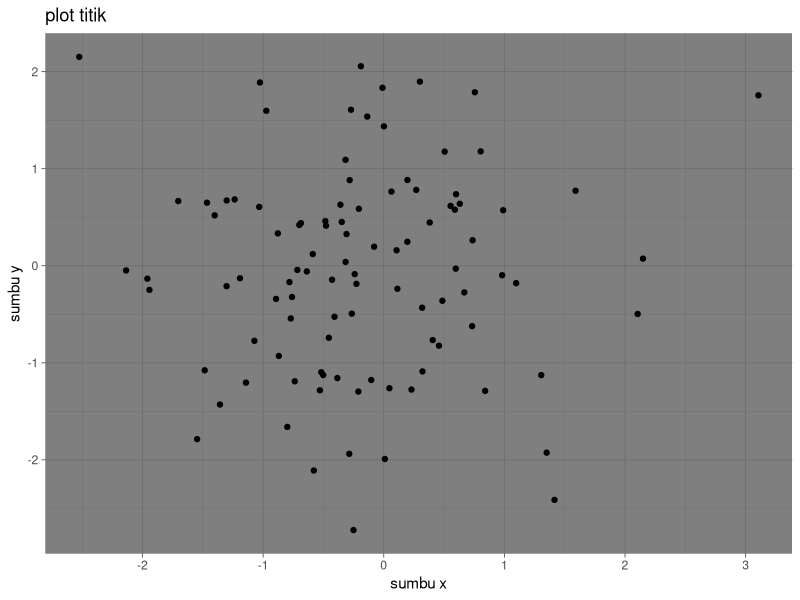
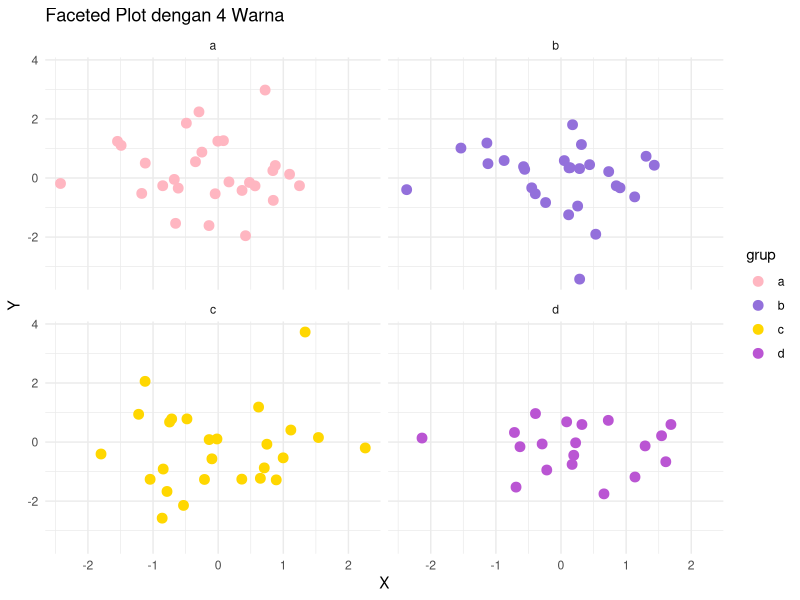
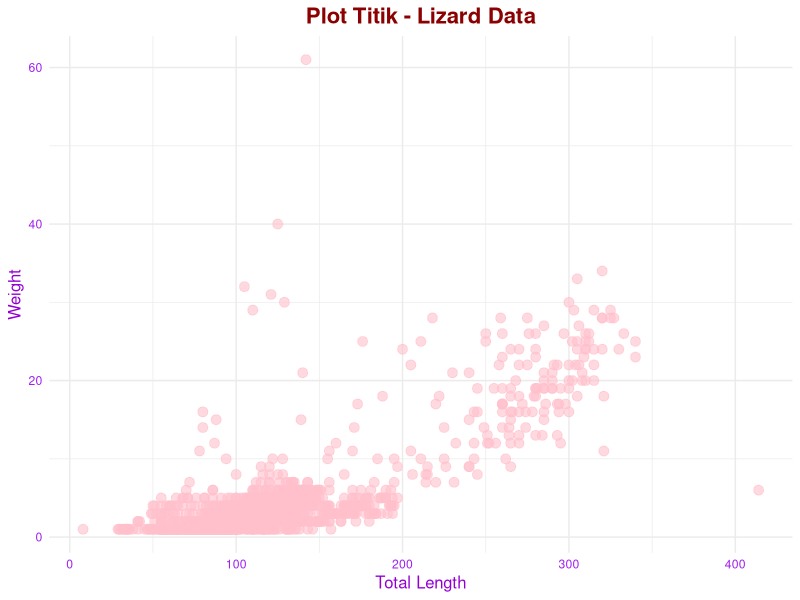
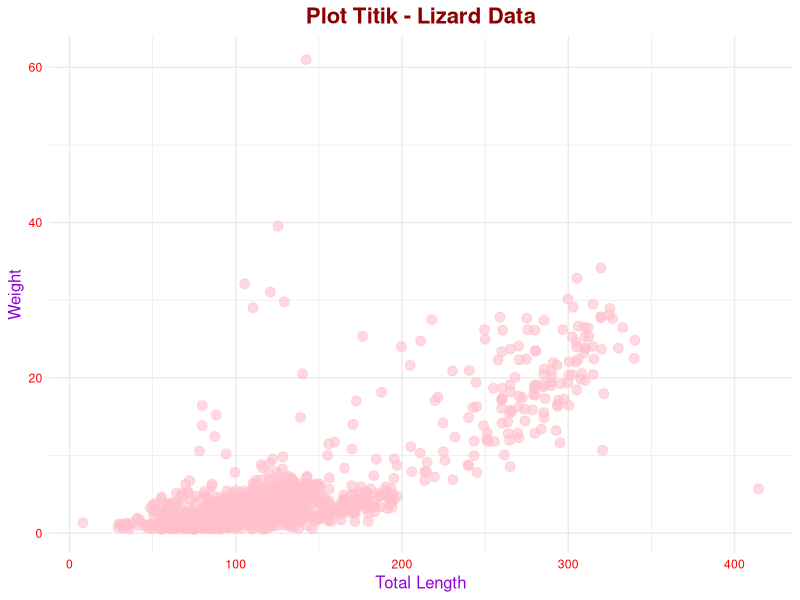
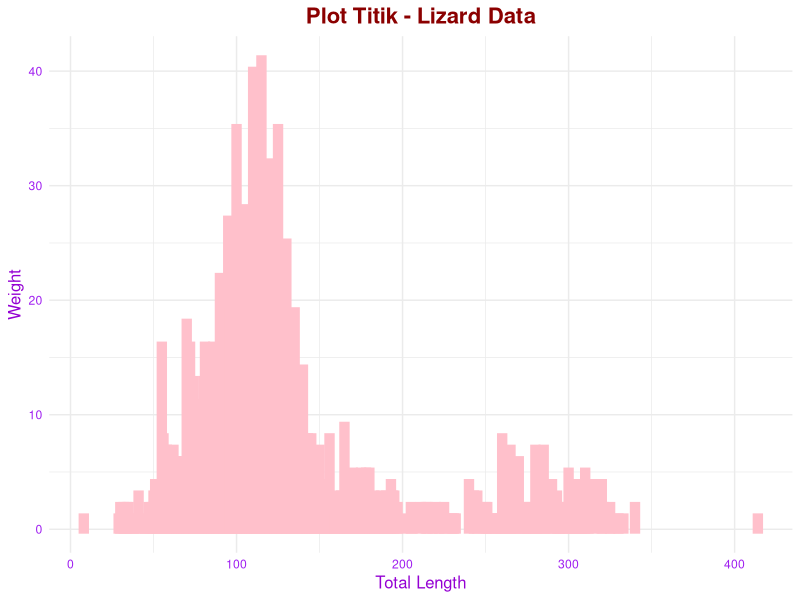
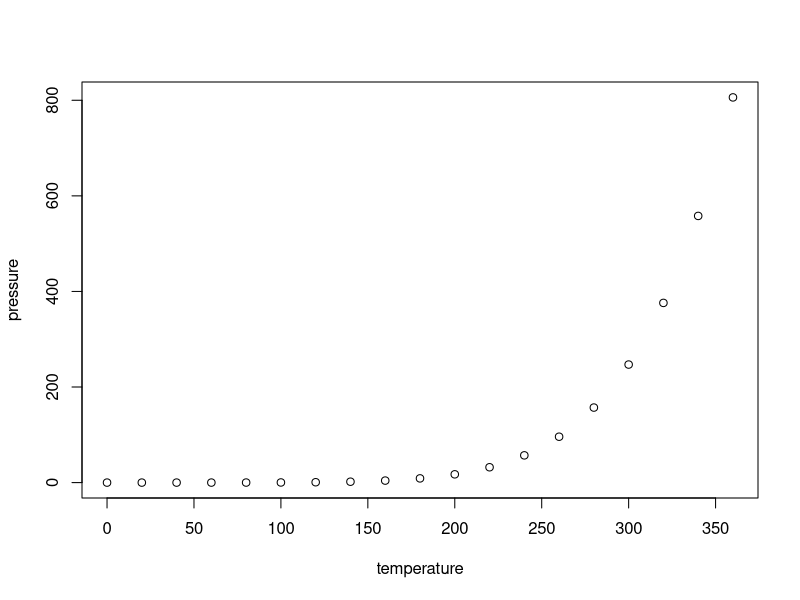

Source code (R) for these figures, in order:
## ---- chunk 1
knitr::opts_chunk$set(echo = TRUE)
## ---- chunk 2
#muat library ggplot2
library(ggplot2)

#buat data frame contoh
data <- data.frame(x = rnorm(100), y = rnorm(100))

#buat plot titik
ggplot(data, aes (x = x, y = y )) + 

#buat plot titik dengan label dan tema kustom
geom_point() + 
  labs(title = "plot titik", x = "sumbu x", y = "sumbu y") +
  theme_dark()

## ---- chunk 3
# Buat data frame
data <- data.frame(
  x = rnorm(100),
  y = rnorm(100),
  grup = sample(letters[1:4], 100, replace = TRUE)  # Kelompok: "a", "b", "c", "d"
)

# Plot dengan tema 1 warna 
library(ggplot2)

ggplot(data, aes(x = x, y = y, color = grup)) +
  geom_point(size = 3) +
  facet_wrap(~ grup) +
  scale_color_manual(values = c(
    "a" = "#FFB6C1",  # Pink lembut (inspirasi warna rambut Yae Miko)
    "b" = "#9370DB",  # Ungu medium (tema Electro Vision)
    "c" = "#FFD700",  # Emas (aksen detail Yae Miko)
    "d" = "#BA55D3"   # Ungu gelap (kekuatan elegan)
  )) +
  theme_minimal() +
  labs(
    title = "Faceted Plot dengan 4 Warna",
    x = "X",
    y = "Y"
  )

## ---- chunk 4
library(readr)
lizards <- read.csv("lizards.csv")
View(lizards)
# Load library ggplot2
library(ggplot2)

# Ngeload data
lizards <- read.csv("lizards.csv")

# Tampilin data
View(lizards)

# Nggunakake ggplot kanggo plot data
ggplot(lizards, aes(x = total_length, y = weight)) +
  geom_point(color = "pink", size = 3, alpha = 0.6) +  # Titik nganggo warna pink
  labs(title = "Plot Titik - Lizard Data", x = "Total Length", y = "Weight") +
  theme_minimal() +  # Tema minimalis
  theme(
    plot.title = element_text(hjust = 0.5, size = 16, face = "bold", color = "darkred"),  # Judul nganggo warna merah tua
    axis.title = element_text(size = 12, color = "darkviolet"),  # Judul sumbu nganggo ungu
    axis.text = element_text(color = "purple")  # Teks axis nganggo ungu
  )

## ---- chunk 5
# Load library ggplot2
library(ggplot2)

# Load data
lizards <- read.csv("lizards.csv")

# Display data
View(lizards)

# Use ggplot to plot data
ggplot(lizards, aes(x = total_length, y = weight)) +
  geom_jitter(color = "pink", size = 3, alpha = 0.6, width = 0.5, height = 0.5) +  # Use geom_jitter for spreading points
  labs(title = "Plot Titik - Lizard Data", x = "Total Length", y = "Weight") +
  theme_minimal() +  # Minimalist theme
  theme(
    plot.title = element_text(hjust = 0.5, size = 16, face = "bold", color = "darkred"),  # Title with dark red color
    axis.title = element_text(size = 12, color = "darkviolet"),  # Axis titles with dark violet color
    axis.text = element_text(color = "red")  # Axis text with red color
  )

## ---- chunk 6
# Load library ggplot2
library(ggplot2)

# Ngeload data
lizards <- read.csv("lizards.csv")

# Tampilin data
View(lizards)

# Nggunakake ggplot kanggo plot data
ggplot(lizards, aes(x = total_length,)) +
  geom_bar(color = "pink", size = 3, alpha = 0.6) +  # Titik nganggo warna pink
  labs(title = "Plot Titik - Lizard Data", x = "Total Length", y = "Weight") +
  theme_minimal() +  # Tema minimalis
  theme(
    plot.title = element_text(hjust = 0.5, size = 16, face = "bold", color = "darkred"),  # Judul nganggo warna merah tua
    axis.title = element_text(size = 12, color = "darkviolet"),  # Judul sumbu nganggo ungu
    axis.text = element_text(color = "purple")  # Teks axis nganggo ungu
  )

## ---- chunk 7
library(readr)
iris <- read_csv("iris.csv")
View(iris)
## ---- chunk 8
summary(cars)
## ---- chunk 9
plot(pressure)
